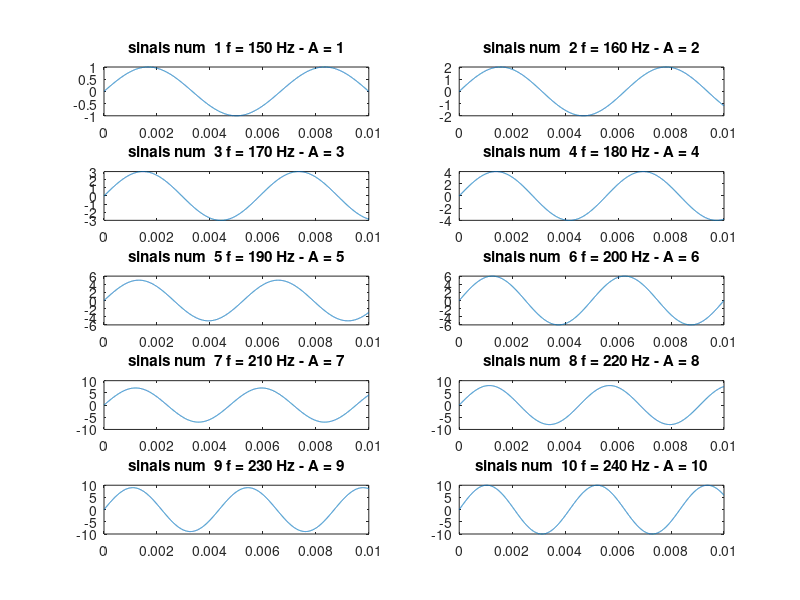

Here is the MATLAB script that generated this plot: (Note: this script raises an error after producing the figure.)

%--------------------------------------------------------------------------

% FEDERAL UNIVERSITY OF UBERLANDIA

% Faculty of Electrical Engineering

% Biomedical Engineering

%--------------------------------------------------------------------------

% Author(s): Ana Carolina Torres, Giovanna Cavalcante Barndao lima,

% Henrique Andrade Barbosa, Italo Gustavo Sampaio Fernandes,Paulo

% Eduardo Alves.

%--------------------------------------------------------------------------

% Decription: 

% Variáveis de entrada:

%  - A = Amplitude do sinal [ms]

%  - fo = frequencia qualquer [Hz]

%  - tmax = tempo máximo [ms]

%

% Variáveis intermediárias:

%  - Q = número de linhas da matriz (vetores de dados)

%  - N = número de colunas da matriz (comprimento de amostras)

%  - T = Perído utilizado para calcular o Ta (base de tempo)[ms]

%  - cont, subcont,contador, subcontador, termoanterior, termoposterior, tentativa = variável auxiliar,  usada como contador

%  - x = asen do ângulo da função seno utilizada 

% FUNCOES NECESSARIAS PARA QUE O PROGRAMA SEJA EXECUTADO: integral.m,

% integralMod.m

%

% Variaveis de saida

% t     vetor de base de tempo, mesma dimensao de X

% f     vetor de base de frequencias, dimensao Nf

% XFF   vetor de fase da transformada de Fourier, dimensao Nf, radianos

% P     potencia espectral total do sinal, escalar

% XN    vetor de modulo normalizado da transformada, dimensao Nf, [W/Hz]

% dm    frequencia mediana do sinal [Hz]

%  - Ta = base de tempo [ms]

%  - fa = frequencia de amostragem [Hz]

%  - matriz = matriz de armazenamento dos sinais [10,5000]

%  - t = vetor de armazenamento do período(T) [1,10]

 

 

%--------------------------------------------------------------------------

close all;

screensize = get( 0, 'Screensize' );

%%----------------------------Gerando---------------------------------%%

%%Considerando o tempo total de todo sinais como 10ms

N = 5000;

sinais = zeros(10,N);

tempo_total = 10E-3;

tempo = linspace(0,10E-3,N);

Amplitudes = 1:10;

frequencias = 150:10:240;

Fs = 1 / (tempo(2) - tempo(1)); %frequencia de aquisicao

% Gerando sinais:

for ii=1:10

   sinais(ii,:) = Amplitudes(ii)*sin(2*pi*frequencias(ii)*tempo); 

end

%%--------Plotando os sinais--------

fig = figure;

set(fig,'Position',screensize)

for ii=1:10

    subplot(5,2,ii);

    plot(tempo,sinais(ii,:));

    title(['sinais num  ' num2str(ii) ' f = ' num2str(frequencias(ii)) ' Hz - A = ' num2str(Amplitudes(ii))])

end

 

%%------------Fourier pelo cod do Prof. Dr. Destro---------------------------------%%

 

% Vetores comuns a todos os 10 sinais

f1_har = Fs/N;

f = 0:f1_har:Fs/2; %vetor de base de frequencias, dimensao Nf

Nf = length(f);

 

%Obter: 

% XN -> modulo da transformada normalizada  {XN1, XN2,...,XN10}

% XFF -> fase da transformada {XFF1, XFF2,...,XFF10

% sinais ->  sinais {X1, X2,...,X10}

% P -> potências  {P1, P2,...,P10} 

% fm -> frequências medianas {fm1, fm2,...,fm10}.

 

%Alocação da memoria

XN = zeros(10, Nf); %vetor de modulo normalizado da transformada, dimensao Nf, [W/Hz]

XFF = zeros(10, Nf); %  vetor de fase da transformada de Fourier, dimensao Nf, radianos

P = zeros(10, 1); % potencia espectral total do sinais, escalar

fm = zeros(10, 1); %frequências medianas

  

XF = zeros(10, Nf); %vetor da transformada em numero complexo

XM = zeros(10, Nf); %Vetor dos modulos da transformada raiz(real^2 + imaginario^2)

XQ = zeros(10, Nf); %XM elevado ao quadrado utilizado pela formula da potencia

 

for ii = 1 : 10

  for k = 1 : Nf %Para cada harmonica

      C = cos(2*pi*f(k).*tempo); %Equacao da parte do cos da transformada de fourier

      S = sin(2*pi*f(k).*tempo); %Equacao da parte do seno da tranformada de fourier

      Cx = sinais(ii,:) .* C; %sinais vezes a parte do cosseno

      Sx = sinais(ii,:) .* S; %sinais vezes a parte do seno

      xrf = integral(Cx, Fs); %o coeficiente da parte real ven do cosseno

      xif = integral(Sx, Fs); %e o coeficiente da parte imaginaria vem do seno

      XF(ii,k) = xrf - 1i*xif; %juntado imaginario e real num numero complexo

      XM(ii,k) = sqrt(xrf^2 + xif^2); %Modulo do numero complexo

      XFF(ii,k) = atan2d(xif,xrf); %Fase do numero complexo

      XQ(ii,k) = XM(k)^2; %Modulo ao quadrado

  end

  % Normalizacao do espectro

  P(ii) = integralMod(XQ(ii,:), f); %Obtem a potencia utilizando o modulo ao quadrado, ver tarefas anteriores

  XN(ii,:) = XM(ii,:) ./ sqrt(P(ii)); %Normaliza XM pela potencia                      

  soma = 0;

  for jj = 1 : length(XN)

    soma = soma + (XN(ii,jj) * f(jj)); %Somatorio para calculo da frequencia mediana

  end

  fm(ii) = soma/sum(XN(ii,:)); %Frequencia mediana

end

%%------Plotando os sinais:------%%

%3. Plotar, num mesmo gráfico e utilizando escalas adequadas, os pares de vetores de dados (t,Xi), (f,XNi); (f,XFFi),]

%   onde i = 1,...,10; considerando sempre o mesmo vetor f. Para cada valor de i, fazer um gráfico de cores diferentes.

%   Ou seja, devem ser geradas 3 figuras. Na primeira figura, todos os 10 sinais no tempo serão mostrados com a mesma

%   escala de tempo e amplitude, enquanto que na segunda figura todos os módulos das 10 transformadas serão apresentados

%   com a mesma escala de frequência e potencia. O mesmo vale para a terceira figura, onde todos os 10 graficos de fase 

%   da transformada serão apresentados com a mesma escala de frequência e fase. Apresentar também uma tabela, onde os

%   valores escalares de potências {P1, P2,...,P10} serão mostrados numa coluna, os valores escalares de frequências

%   medianas {fm1, fm2,...,fm10} serão mostrados na segunda coluna, e os valores dos parâmetros característicos dos

%   sinais Xi serão mostrados na terceira coluna. 

 

% https://www.mathworks.com/help/matlab/ref/subplot.html?s_tid=doc_ta

% https://www.mathworks.com/help/matlab/ref/hold.html?searchHighlight=hold&s_tid=doc_srchtitle

% https://www.mathworks.com/help/matlab/ref/figure.html

% https://www.mathworks.com/help/matlab/ref/plot.html?searchHighlight=plot&s_tid=doc_srchtitle

 

 

%---------Sugestão:

%https://encrypted-tbn0.gstatic.com/images?q=tbn:ANd9GcQcS50Fte6YKvV8td3U5NbDWXUFRsqfuZVpOuqUdK8bGATf4xyd                               

%http://matlab.izmiran.ru/help/techdoc/ref/subplota.gif

                               

fig = figure;

set(fig,'Position',screensize)

subplot(2,2,1:2);

hold on;

for ii = 1:10

    plot(tempo,sinais(ii,:));

end

legend(['Sinal ' num2str(1) ' f = ' num2str(frequencias(1)) ' Hz - A = ' num2str(Amplitudes(1))],...

    ['Sinal ' num2str(2) ' f = ' num2str(frequencias(2)) ' Hz - A = ' num2str(Amplitudes(2))],...

    ['Sinal ' num2str(3) ' f = ' num2str(frequencias(3)) ' Hz - A = ' num2str(Amplitudes(3))],...

    ['Sinal ' num2str(4) ' f = ' num2str(frequencias(4)) ' Hz - A = ' num2str(Amplitudes(4))],...

    ['Sinal ' num2str(5) ' f = ' num2str(frequencias(5)) ' Hz - A = ' num2str(Amplitudes(5))],...

    ['Sinal ' num2str(6) ' f = ' num2str(frequencias(6)) ' Hz - A = ' num2str(Amplitudes(6))],...

    ['Sinal ' num2str(7) ' f = ' num2str(frequencias(7)) ' Hz - A = ' num2str(Amplitudes(7))],...

    ['Sinal ' num2str(8) ' f = ' num2str(frequencias(8)) ' Hz - A = ' num2str(Amplitudes(8))],...

    ['Sinal ' num2str(9) ' f = ' num2str(frequencias(9)) ' Hz - A = ' num2str(Amplitudes(9))],...

    ['Sinal ' num2str(10) ' f = ' num2str(frequencias(10)) ' Hz - A = ' num2str(Amplitudes(10))]);    

title('Sinais gerados');

%... Completar

subplot(2,2,3);

hold on;

 

for ii = 1:10

    plot(f,XM(ii,:));

end

legend(['Sinal ' num2str(1) ' P = ' num2str(P(1)) ' W - fm = ' num2str(fm(1))],...

    ['Sinal ' num2str(2) ' P = ' num2str(P(2)) ' W - fm = ' num2str(fm(2))],...

    ['Sinal ' num2str(3) ' P = ' num2str(P(3)) ' W - fm = ' num2str(fm(3))],...

    ['Sinal ' num2str(4) ' P = ' num2str(P(4)) ' W - fm = ' num2str(fm(4))],...

    ['Sinal ' num2str(5) ' P = ' num2str(P(5)) ' W - fm = ' num2str(fm(5))],...

    ['Sinal ' num2str(6) ' P = ' num2str(P(6)) ' W - fm = ' num2str(fm(6))],...

    ['Sinal ' num2str(7) ' P = ' num2str(P(7)) ' W - fm = ' num2str(fm(7))],...

    ['Sinal ' num2str(8) ' P = ' num2str(P(8)) ' W - fm = ' num2str(fm(8))],...

    ['Sinal ' num2str(9) ' P = ' num2str(P(9)) ' W - fm = ' num2str(fm(9))],...

    ['Sinal ' num2str(10) ' P = ' num2str(P(10)) ' W - fm = ' num2str(fm(10))]);    

title('Fourier - Modulos');

ylabel('Power');

xlabel('Frequency (Hz)');

axis([0 500 0 0.05]);

%... Completar

subplot(2,2,4);

 

hold on;

 

for ii = 1:10

    plot(f,XFF(ii,:));

end

title('Fourier - Fases');

%...                           

                          

    

%%------------Fourier utilizando as funcoes do matlab---------------------------------%%

inc_f = Fs/N;   %Calculo do incremento no domínio das frequências

f = inc_f:inc_f:inc_f*(N/2);                     %Determinando o vetor de frequências (metade do tamanho do vetor de tempos)

lgt_y = N;

                               

%%

%Execução da FFT

y = sinais(1,:); %somente do primeiro sinais

Y = fft(y);                             

Y_abs = abs(Y(1:lgt_y/2));                                     %Extração do vetor de anplitudes pela frequência.

Y_ang = radtodeg(angle(Y(1:lgt_y/2)));                         %Extração do vetor de Ângulos pela frequência. A função angle calcula o ângulo no índice complexo em radianos e a função radtodeg converte esse valor em graus

                     

%Ploting

figure;

subplot(2,2,1);

plot(tempo,y);

title('Time series')

xlabel('Time (sec)');

ylabel('Amplitude (V)');

 

subplot(2,2,2);

plot(Y);

title('Fourier Complex Series')

xlabel('Real axis');

ylabel('Imaginary axis');

 

subplot(2,2,3);

plot(f,Y_abs,'r');

title('Amplitude Fourier Spectrum')

xlabel('Frequency (Hz)');

ylabel('Amplitude (V)');

 

subplot(2,2,4);

plot(f,Y_ang,'m');

title('Phase Fourier Spectrum')

xlabel('Frequency (Hz)');

ylabel('Angle (deg)');



